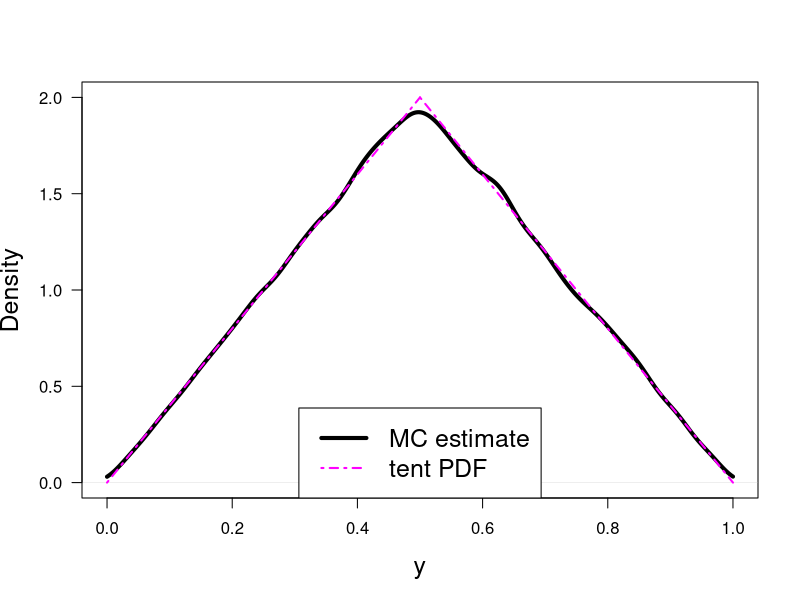

The R source for this figure:
print('file: RandomTentDensityEstimate')
# estimate density from 1e5 random numbers from tent PDF (7/2016)')
set.seed(1953)
M = 1e5; r = runif(M);  # uniformly distributed random numbers
y = numeric(M)
for (k in 1:M) {    # transformation y(x)
  x = r[k];
  if (x < 0.5) {y[k] = sqrt(x/2)}
  else {y[k] = 1-sqrt((1-x)/2)}}
# png('tentDensityEstimate160722.png',width=16,height=16,units='cm',res=300)
plot(density(y,from=0.0,to=1.0),type='l',lwd=4,col='black',
     xlab='y',ylab='Density',main='',las=1,xlim=c(0,1),ylim=c(0,2),cex.lab=1.5)
dy = 0.01; y1 = seq(0,0.5,dy); y2 = seq(0.5,1,dy)
q1 = 4*y1; q2 = 4*(1-y2)
lines(y1,q1,lwd=2,col='magenta',lty=4)
lines(y2,q2,lwd=2,col='magenta',lty=4)
legend('bottom',legend=c('MC estimate','tent PDF'),col=c('black','magenta'),
       lty=c(1,4),lwd=c(4,2),cex=1.5)
# dev.off()
